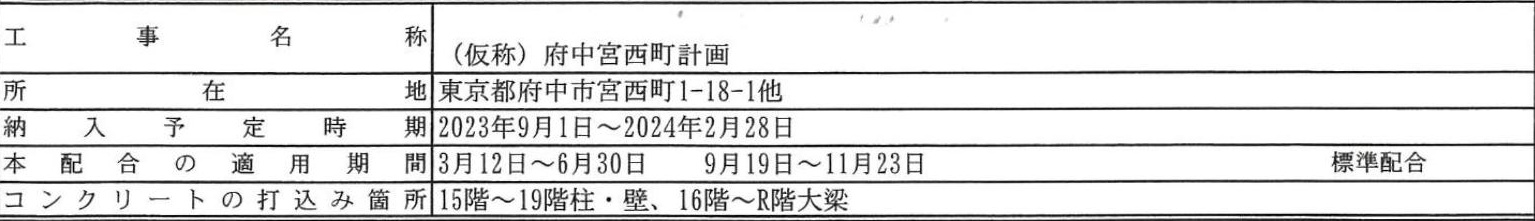
#> input picture OCR/cut_image_1.jpg, 1535 x 221 px; the run also reads 1 picture not shown here
$ jupyter execute cut.ipynb
#> lines starting #> are read from the running program, lines starting #| are printed output that depends on the picture
[cell 1]
import cv2
import numpy as np
import matplotlib.pyplot as plt

[cell 2]
# Hàm tính khoảng cách giữa hai đường thẳng trong hệ tọa độ cực (rho, theta)
def are_lines_close(rho1, theta1, rho2, theta2, threshold_rho = 10, threshold_theta=np.pi/32):
    return abs(rho1 - rho2) < threshold_rho and abs(theta1 - theta2) < threshold_theta

[cell 3]
# Ghép các đường thẳng gần nhau thành 1
def merge_lines(lines):
    if lines is None:
        return []

    merged_lines = []
    used = [False] * len(lines)  # Đánh dấu những đường đã sử dụng

    for i in range(len(lines)):
        if used[i]:
            continue

        rho1, theta1 = lines[i][0]
        similar_lines = [(rho1, theta1)]

        for j in range(i + 1, len(lines)):
            if used[j]:
                continue
            rho2, theta2 = lines[j][0]
            if are_lines_close(rho1, theta1, rho2, theta2):
                similar_lines.append((rho2, theta2))
                used[j] = True

        # Tính giá trị trung bình của các đường thẳng trong nhóm
        avg_rho = np.mean([l[0] for l in similar_lines])
        avg_theta = np.mean([l[1] for l in similar_lines])

        merged_lines.append((avg_rho, avg_theta))

    return merged_lines

[cell 4]
def cut_horizon(img, thresh):
    # Đọc ảnh và tìm cạnh
    image = cv2.imread(img)
    gray = cv2.cvtColor(image, cv2.COLOR_BGR2GRAY)
    edges = cv2.Canny(gray, 50, 150, apertureSize=3)

    # Sử dụng HoughLines để tìm đường thẳng
    lines = cv2.HoughLines(edges, 1, np.pi / 180, thresh)
    lines_0 = []
    if lines is not None:
        for line in lines:
            rho, theta = line[0]
            if theta < 17 * np.pi / 32 and theta > 15 * np.pi / 32:
                lines_0.append([(rho, theta)])

    # Ghép các đường thẳng
    merged_lines = merge_lines(lines_0)

    # Vẽ các đường thẳng đã ghép lên hình ảnh
    img_copy = image.copy()
    if merged_lines is not None:
        for line in merged_lines:
            rho, theta = line
            a = np.cos(theta)
            b = np.sin(theta)
            x0 = a * rho
            y0 = b * rho
            x1 = int(x0 + 10000 * (-b))
            y1 = int(y0 + 10000 * (a))
            x2 = int(x0 - 10000 * (-b))
            y2 = int(y0 - 10000 * (a))
            cv2.line(img_copy, (x1, y1), (x2, y2), (0, 255, 0), 2)

    # Hiển thị hình ảnh
    plt.figure(figsize = [16,8])
    plt.subplot(121); plt.imshow(edges, cmap="gray")
    plt.subplot(122); plt.imshow(cv2.cvtColor(img_copy, cv2.COLOR_BGR2RGB))
    plt.show()

    r =  sorted(merged_lines, key=lambda rect: rect[0], reverse= False)
    if r[0][0] > 10:
        r.insert(0, (0, 1.5707964))
    return r

[cell 5]
def cut_vertical(img, thresh):
    # Đọc ảnh và tìm cạnh
#> called with img = 'cut_image_1.jpg', thresh = 100
    image = cv2.imread(img)
#> image is the input picture: shape (221, 1535, 3); mean B, G, R 226.1, 226.1, 226.1
    gray = cv2.cvtColor(image, cv2.COLOR_BGR2GRAY)
    edges = cv2.Canny(gray, 50, 150, apertureSize=3)
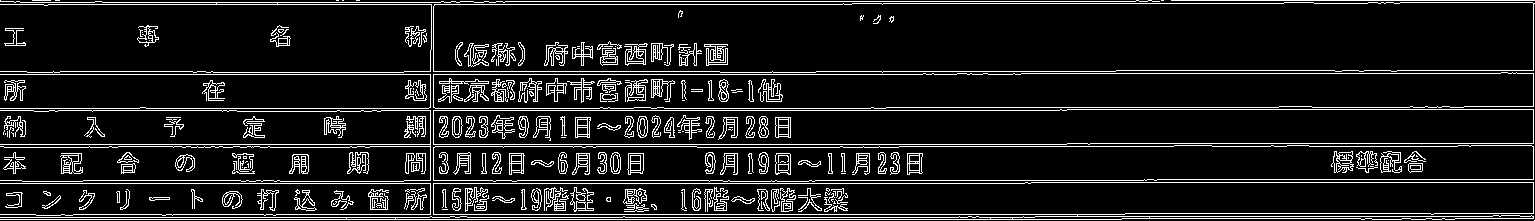
#> edges: shape (221, 1535); 10.9% white in thin lines or dots

    # Sử dụng HoughLines để tìm đường thẳng
    lines = cv2.HoughLines(edges, 1, np.pi / 180, thresh)
#> lines = 1231 rows, first 8: [219, 1.57], [214, 1.57], [144, 1.57], [183, 1.57], [217, 1.57], [74, 1.57], [146, 1.57], [110, 1.57]
    lines_0 = []
    if lines is not None:
        for line in lines:
            rho, theta = line[0]
            if theta < 1 * np.pi / 32:
                lines_0.append([(rho, theta)])
            if theta > 31 * np.pi / 32:
                lines_0.append([(-rho, np.pi - theta)])
#> this loop made 1231 passes
#> after the loop, lines_0 = [[(1533, 0)], [(433, 0)], [(430, 0)]]

    # Ghép các đường thẳng
    merged_lines = merge_lines(lines_0)
#> in merge_lines, `used = [False] * len(lines)`: used = [False, False, False]
#> the loop in merge_lines, `for i in range(len(lines)):` made 3 passes
#> (rho1, theta1, avg_rho, avg_theta) on passes 1 to 2: (1533, 0, 1533, 0), (433, 0, 431.5, 0)
#> after the loop in merge_lines, `for i in range(len(lines)):`: merged_lines = [(1533, 0), (431.5, 0)]; used = [False, False, True]
#> merged_lines = [(1533, 0), (431.5, 0)]

    # Vẽ các đường thẳng đã ghép lên hình ảnh
    img_copy = image.copy()
    if merged_lines is not None:
        for line in merged_lines:
            rho, theta = line
            a = np.cos(theta)
            b = np.sin(theta)
            x0 = a * rho
            y0 = b * rho
            x1 = int(x0 + 10000 * (-b))
            y1 = int(y0 + 10000 * (a))
            x2 = int(x0 - 10000 * (-b))
            y2 = int(y0 - 10000 * (a))
            cv2.line(img_copy, (x1, y1), (x2, y2), (0, 255, 0), 2)
#> this loop made 2 passes
#> (rho, theta, a, b, x0, y0, x1, y1) on passes 1 to 2: (1533, 0, 1, 0, 1533, 0, 1533, 10000), (431.5, 0, 1, 0, 431.5, 0, 431, 10000)

    # Hiển thị hình ảnh
    plt.figure(figsize = [16,8])
    plt.subplot(121); plt.imshow(edges, cmap="gray")
    plt.subplot(122); plt.imshow(cv2.cvtColor(img_copy, cv2.COLOR_BGR2RGB))
    plt.show()

    r = sorted(merged_lines, key=lambda rect: rect[0], reverse= False)
#> r = [(431.5, 0), (1533, 0)]
    if r[0][0] > 10:
        r.insert(0, (0,0))
    return r

[cell 6]
r = cut_vertical('cut_image_1.jpg',100)
#> r = [(0, 0), (431.5, 0), (1533, 0)]

[cell 7]
image = cv2.imread('cut_image_1.jpg')
cropped_image = image[:,int(r[1][0]):,:]
cv2.imwrite(f'cut_image_1_0.jpg', cropped_image)
#> Out = True

[cell 8]
r = cut_horizon('cut_image_1_0.jpg',500)
#> in cut_horizon, `lines = cv2.HoughLines(edges, 1, np.pi / 180, thresh)`: lines = 13 rows, first 8: [219, 1.57], [146, 1.57], [214, 1.57], [1, 1.57], [144, 1.57], [110, 1.57], [180, 1.57], [71, 1.57]
#> the loop in cut_horizon, `for line in lines:` made 13 passes
#> (line, rho) on passes 1 to 4: ([[219, 1.57]], 219), ([[146, 1.57]], 146), ([[214, 1.57]], 214), ([[1, 1.57]], 1)
#> after the loop in cut_horizon, `for line in lines:`: lines_0 = [[(219, 1.57)], [(146, 1.57)], [(214, 1.57)], [(1, 1.57)], [(144, 1.57)], [(110, 1.57)], [(180, 1.57)], [(71, 1.57)], [(183, 1.57)], [(217, 1.57)], [(74, 1.57)], [(107, 1.57)], [(3, 1.57)]]
#> the loop in merge_lines (call 2), `for i in range(len(lines)):` made 13 passes
#> (rho1, avg_rho) on passes 1, 2, 4, 6: (219, 216.7), (146, 145), (1, 2), (110, 108.5)
#> in cut_horizon, `merged_lines = merge_lines(lines_0)`: merged_lines = [(216.7, 1.57), (145, 1.57), (2, 1.57), (108.5, 1.57), (181.5, 1.57), (72.5, 1.57)]
#> the loop in cut_horizon, `for line in merged_lines:` made 6 passes
#> (line, rho, x0, y0, y1, y2) on passes 1 to 4: ((216.7, 1.57), 216.7, -9.47e-06, 216.7, 216, 216), ((145, 1.57), 145, -6.34e-06, 145, 144, 145), ((2, 1.57), 2, -8.74e-08, 2, 1, 2), ((108.5, 1.57), 108.5, -4.74e-06, 108.5, 108, 108)
#> in cut_horizon, `plt.show()`:
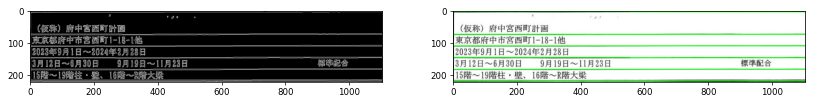
#> figure drawn by matplotlib, 2 panels
#> in cut_horizon, `r =  sorted(merged_lines, key=lambda rect: rect[0], reverse= False)`: r = [(2, 1.57), (72.5, 1.57), (108.5, 1.57), (145, 1.57), (181.5, 1.57), (216.7, 1.57)]

[cell 9]
image = cv2.imread('cut_image_1_0.jpg')
cropped_image = image[int(r[0][0]):int(r[1][0]),:,:]
#> cropped_image: shape (70, 1104, 3)
cv2.imwrite(f'F.jpg', cropped_image)

cropped_image = image[int(r[1][0]):int(r[2][0]),:,:]
cv2.imwrite(f'G.jpg', cropped_image)

cropped_image = image[int(r[2][0]):int(r[3][0]),:,:]
#> cropped_image: shape (37, 1104, 3)
cv2.imwrite(f'H.jpg', cropped_image)

cropped_image = image[int(r[3][0]):int(r[4][0]),:,:]
cv2.imwrite(f'I.jpg', cropped_image)

cropped_image = image[int(r[4][0]):int(r[5][0]),:,:]
cv2.imwrite(f'J.jpg', cropped_image)
#> Out = True

[cell 10]
r = cut_horizon('cut_image_2.jpg',900)
#> call 2 of cut_horizon, with img = 'cut_image_2.jpg', thresh = 900
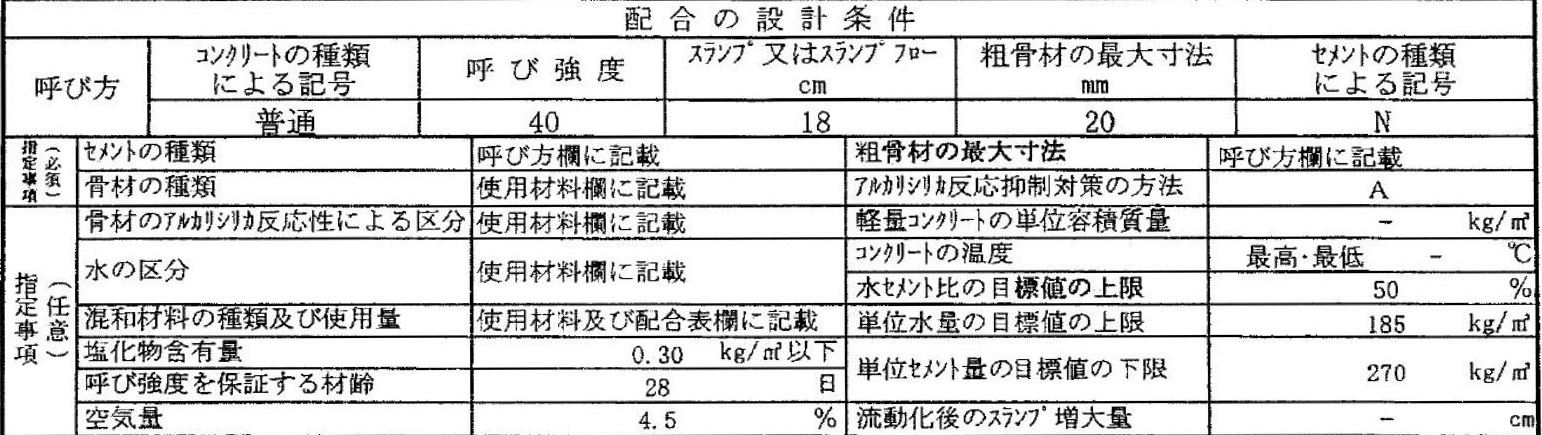
#> input picture OCR/cut_image_2.jpg, 1542 x 435 px
#> in cut_horizon, image is the input picture: shape (435, 1542, 3); min 0, max 255, mean 215.7
#> in cut_horizon (call 2), `lines = cv2.HoughLines(edges, 1, np.pi / 180, thresh)`: lines = 14 rows, first 8: [204, 1.57], [403, 1.57], [335, 1.57], [171, 1.57], [38, 1.57], [305, 1.57], [239, 1.57], [35, 1.57]
#> the loop in cut_horizon (call 2), `for line in lines:` made 14 passes
#> (line, rho) on passes 1 to 4: ([[204, 1.57]], 204), ([[403, 1.57]], 403), ([[335, 1.57]], 335), ([[171, 1.57]], 171)
#> after the loop in cut_horizon (call 2), `for line in lines:`: lines_0 = [[(204, 1.57)], [(403, 1.57)], [(335, 1.57)], [(171, 1.57)], [(38, 1.57)], [(305, 1.57)], [(239, 1.57)], [(35, 1.57)], [(207, 1.57)], [(303, 1.57)], [(98, 1.57)], [(134, 1.57)], [(237, 1.57)], [(400, 1.57)]]
#> in cut_horizon (call 2), `merged_lines = merge_lines(lines_0)`: merged_lines = [(205.5, 1.57), (401.5, 1.57), (335, 1.57), (171, 1.57), (36.5, 1.57), (304, 1.57), (238, 1.57), (98, 1.57), (134, 1.57)]
#> the loop in cut_horizon (call 2), `for line in merged_lines:` made 9 passes
#> (line, rho, x0, y0, y1, y2) on passes 1 to 4: ((205.5, 1.57), 205.5, -8.98e-06, 205.5, 205, 205), ((401.5, 1.57), 401.5, -1.76e-05, 401.5, 401, 401), ((335, 1.57), 335, -1.46e-05, 335, 334, 335), ((171, 1.57), 171, -7.47e-06, 171, 170, 171)
#> in cut_horizon (call 2), `r =  sorted(merged_lines, key=lambda rect: rect[0], reverse= False)`: r = [(36.5, 1.57), (98, 1.57), (134, 1.57), (171, 1.57), (205.5, 1.57), (238, 1.57), (304, 1.57), (335, 1.57), (401.5, 1.57)]
#> r = [(0, 1.57), (36.5, 1.57), (98, 1.57), (134, 1.57), (171, 1.57), (205.5, 1.57), (238, 1.57), (304, 1.57), (335, 1.57), (401.5, 1.57)]

[cell 11]
image = cv2.imread('cut_image_2.jpg')
cropped_image = image[int(r[2][0]):int(r[3][0]),:,:]
cv2.imwrite(f'cut_image_2_0.jpg', cropped_image)


cropped_image = image[int(r[3][0]):,:,:]
#> cropped_image: shape (301, 1542, 3)
cv2.imwrite(f'cut_image_2_1.jpg', cropped_image)
#> Out = True

[cell 12]
r = cut_vertical('cut_image_2_0.jpg',25)
#> in cut_vertical (call 2), `lines = cv2.HoughLines(edges, 1, np.pi / 180, thresh)`: lines = 448 rows, first 8: [2, 1.57], [0, 1.57], [26, 1.55], [19, 1.55], [22, 1.55], [-16, 1.59], [-22, 1.59], [6, 1.55]
#> the loop in cut_vertical (call 2), `for line in lines:` made 448 passes
#> the loop in cut_vertical (call 2), `for line in merged_lines:` made 7 passes
#> (rho, theta, b, x0, y0, x1, y1, x2) on passes 1 to 3: (3, 0.00873, 0.00873, 3, 0.0262, -84, 9999, 90), (664, 0.0175, 0.0175, 663.9, 11.59, 489, 10010, 838), (955.5, 0, 0, 955.5, 0, 955, 10000, 955)

[cell 13]
image = cv2.imread('cut_image_2_0.jpg')

cropped_image = image[:,int(r[1][0]):int(r[2][0]),:]
#> cropped_image: shape (36, 269, 3)
cv2.imwrite(f'K.jpg', cropped_image)

cropped_image = image[:,int(r[2][0]):int(r[3][0]),:]
#> cropped_image: shape (36, 247, 3)
cv2.imwrite(f'L.jpg', cropped_image)

cropped_image = image[:,int(r[3][0]):int(r[4][0]),:]
#> cropped_image: shape (36, 291, 3)
cv2.imwrite(f'M.jpg', cropped_image)

cropped_image = image[:,int(r[4][0]):int(r[5][0]),:]
#> cropped_image: shape (36, 279, 3)
cv2.imwrite(f'N.jpg', cropped_image)

cropped_image = image[:,int(r[5][0]):int(r[6][0]),:]
#> cropped_image: shape (36, 301, 3)
cv2.imwrite(f'O.jpg', cropped_image)
#> Out = True

[cell 14]
r = cut_vertical('cut_image_2_1.jpg',150)
#> call 3 of cut_vertical, with img = 'cut_image_2_1.jpg', thresh = 150
#> the loop in cut_vertical (call 3), `for line in lines:` made 1448 passes
#> line on passes 1 to 3: [[70, 1.57]], [[269, 1.57]], [[201, 1.57]]
#> the loop in cut_vertical (call 3), `for line in merged_lines:` made 5 passes
#> line on passes 1 to 4: (471.5, 0), (845.5, 0), (76.5, 0), (2, 0)
#> after the loop in cut_vertical (call 3), `for line in merged_lines:`:
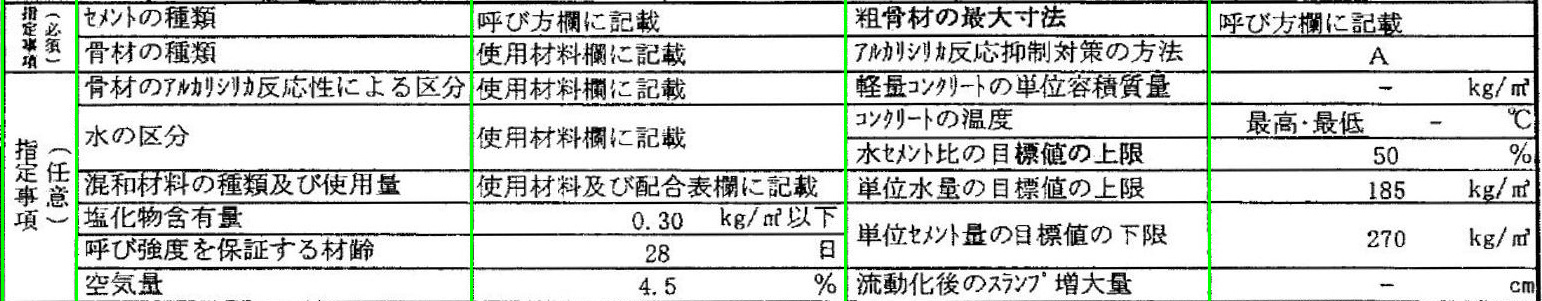
#> img_copy: shape (301, 1542, 3); mean B, G, R 210.5, 213, 210.5

[cell 15]
image = cv2.imread('cut_image_2_1.jpg')
cropped_image = image[:,int(r[2][0]):int(r[3][0]),:]
#> cropped_image: shape (301, 374, 3)
cv2.imwrite(f'cut_image_2_1_0.jpg', cropped_image)

cropped_image = image[:,int(r[4][0]):,:]
#> cropped_image: shape (301, 333, 3)
cv2.imwrite(f'cut_image_2_1_1.jpg', cropped_image)
#> Out = True

[cell 16]
r = cut_horizon('cut_image_2_1_0.jpg',200)
#> call 3 of cut_horizon, with img = 'cut_image_2_1_0.jpg', thresh = 200
#> in cut_horizon (call 3), `edges = cv2.Canny(gray, 50, 150, apertureSize=3)`:
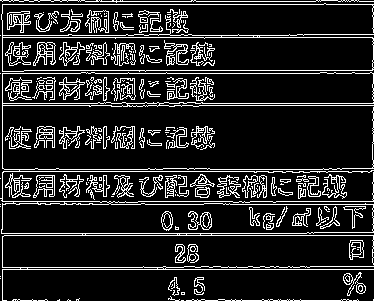
#> edges: shape (301, 374); 14.4% white in thin lines or dots
#> the loop in cut_horizon (call 3), `for line in lines:` made 17 passes
#> line on passes 1 to 4: [[269, 1.57]], [[4, 1.57]], [[37, 1.57]], [[235, 1.57]]
#> the loop in cut_horizon (call 3), `for line in merged_lines:` made 8 passes
#> line on passes 1 to 4: (268, 1.57), (2.5, 1.57), (36, 1.57), (234, 1.57)
#> after the loop in cut_horizon (call 3), `for line in merged_lines:`:
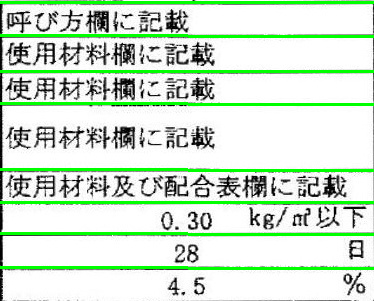
#> img_copy: shape (301, 374, 3); mean B, G, R 207.2, 227.5, 207.2

[cell 17]
image = cv2.imread('cut_image_2_1_0.jpg')
cropped_image = image[int(r[7][0]):,:,:]
#> cropped_image: shape (33, 374, 3)
cv2.imwrite(f'P.jpg', cropped_image)
#> Out = True

[cell 18]
r = cut_horizon('cut_image_2_1_1.jpg',200)
#> call 4 of cut_horizon, with img = 'cut_image_2_1_1.jpg', thresh = 200
#> in cut_horizon (call 4), `edges = cv2.Canny(gray, 50, 150, apertureSize=3)`:
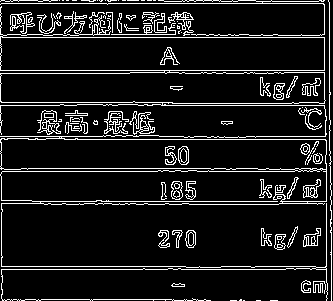
#> edges: shape (301, 333); 10.5% white in thin lines or dots
#> the loop in cut_horizon (call 4), `for line in lines:` made 12 passes
#> the loop in cut_horizon (call 4), `for line in merged_lines:` made 8 passes
#> line on passes 1 to 4: (71.5, 1.57), (37, 1.57), (3, 1.57), (267.5, 1.57)
#> after the loop in cut_horizon (call 4), `for line in merged_lines:`:
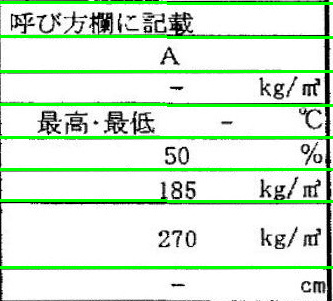
#> img_copy: shape (301, 333, 3); mean B, G, R 214.2, 234.5, 214.2

[cell 19]
image = cv2.imread('cut_image_2_1_1.jpg')

cropped_image = image[int(r[4][0]):int(r[5][0]),:,:]
#> cropped_image: shape (32, 333, 3)
cv2.imwrite(f'Q.jpg', cropped_image)

cropped_image = image[int(r[5][0]):int(r[6][0]),:,:]
cv2.imwrite(f'R.jpg', cropped_image)

cropped_image = image[int(r[6][0]):int(r[7][0]),:,:]
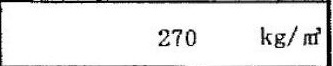
#> cropped_image: shape (66, 333, 3); min 0, max 255, mean 233.4
cv2.imwrite(f'S.jpg', cropped_image)
#> Out = True

[cell 20]
r = cut_horizon('cut_image_3.jpg',1000)
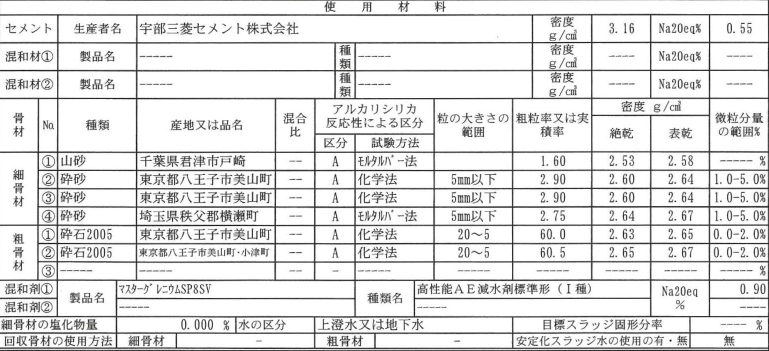
#> input picture OCR/cut_image_3.jpg, 1537 x 702 px (shown at 1/2 size)
#> in cut_horizon, image is the input picture: shape (702, 1537, 3); mean B, G, R 225, 225, 225
#> the loop in cut_horizon (call 5), `for line in lines:` made 24 passes
#> line on passes 1 to 4: [[667, 1.57]], [[28, 1.57]], [[449, 1.57]], [[561, 1.57]]
#> the loop in cut_horizon (call 5), `for line in merged_lines:` made 17 passes
#> line on passes 1 to 4: (667, 1.57), (29.5, 1.57), (449, 1.57), (560, 1.57)

[cell 21]
image = cv2.imread('cut_image_3.jpg')

cropped_image = image[int(r[1][0]):int(r[2][0]),:,:]
cv2.imwrite(f'cut_image_3_00.jpg', cropped_image)

cropped_image = image[int(r[2][0]):int(r[4][0]),:,:]
cv2.imwrite(f'cut_image_3_0.jpg', cropped_image)

cropped_image = image[int(r[5][0]):int(r[-3][0]),:,:]
cv2.imwrite(f'cut_image_3_1.jpg', cropped_image)
#> Out = True

[cell 22]
r=cut_vertical('cut_image_3_00.jpg',30)

[cell 23]
image = cv2.imread('cut_image_3_00.jpg')
cropped_image = image[:,int(r[2][0]):int(r[3][0]),:]
cv2.imwrite(f'T.jpg', cropped_image)
#> Out = True

[cell 24]
r1 = cut_vertical('cut_image_3_0.jpg',80)

[cell 25]
r2 = cut_horizon('cut_image_3_0.jpg',800)

[cell 26]
image = cv2.imread('cut_image_3_0.jpg')
cropped_image = image[int(r2[0][0]):int(r2[1][0]),int(r1[2][0]):int(r1[3][0]),:]
cv2.imwrite(f'U.jpg', cropped_image)

cropped_image = image[int(r2[1][0]):,int(r1[2][0]):int(r1[3][0]),:]
cv2.imwrite(f'V.jpg', cropped_image)

cropped_image = image[int(r2[0][0]):int(r2[1][0]),int(r1[4][0]):int(r1[5][0]),:]
cv2.imwrite(f'W.jpg', cropped_image)

cropped_image = image[int(r2[1][0]):,int(r1[4][0]):int(r1[5][0]),:]
cv2.imwrite(f'X.jpg', cropped_image)
#> Out = True

[cell 27]
image = cv2.imread('cut_image_3_1.jpg')
cropped_image = image[:,:200,:]
cv2.imwrite(f'tmp.jpg', cropped_image)


r = cut_horizon('tmp.jpg',150)

[cell 28]
image = cv2.imread('cut_image_3_1.jpg')
cropped_image = image[int(r[0][0]):int(r[1][0]),:,:]
cv2.imwrite(f'cut_image_3_1_0.jpg', cropped_image)

cropped_image = image[int(r[1][0]):int(r[2][0]),:,:]
cv2.imwrite(f'cut_image_3_1_1.jpg', cropped_image)

cropped_image = image[int(r[2][0]):,:,:]
cv2.imwrite(f'cut_image_3_1_2.jpg', cropped_image)
#> Out = True

[cell 29]
r1 = cut_horizon('cut_image_3_1_0.jpg',1000)

[cell 30]
r2 = cut_vertical('cut_image_3_1_0.jpg',100)

[cell 31]
image = cv2.imread('cut_image_3_1_0.jpg')

for i in range(4):
    try:
        # if i == 3:
        #     cropped_image = image[int(r1[i][0]):,int(r2[2][0]):int(r2[3][0]),:]
        # else:
        cropped_image = image[int(r1[i][0]):int(r1[i+1][0]),int(r2[2][0]):int(r2[3][0]),:]
    except:
        pass
    cv2.imwrite(f'1_1_{i}.jpg', cropped_image)

for i in range(4):
    try:
        # if i == 3:
        #     cropped_image = image[int(r1[i][0]):,int(r2[3][0]):int(r2[4][0]),:]
        # else:
        cropped_image = image[int(r1[i][0]):int(r1[i+1][0]),int(r2[3][0]):int(r2[4][0]),:]
    except:
        pass
    cv2.imwrite(f'1_2_{i}.jpg', cropped_image)

[cell 32]
r1 = cut_horizon('cut_image_3_1_1.jpg',1000)

[cell 33]
r2 = cut_vertical('cut_image_3_1_1.jpg',100)

[cell 34]
image = cv2.imread('cut_image_3_1_1.jpg')

for i in range(4):
    try:
        # if i == 3:
        #     cropped_image = image[int(r1[i][0]):,int(r2[2][0]):int(r2[3][0]),:]
        # else:
        cropped_image = image[int(r1[i][0]):int(r1[i+1][0]),int(r2[2][0]):int(r2[3][0]),:]
    except:
        pass
    cv2.imwrite(f'2_1_{i}.jpg', cropped_image)

for i in range(4):
    try:
        # if i == 3:
        #     cropped_image = image[int(r1[i][0]):,int(r2[3][0]):int(r2[4][0]),:]
        # else:
        cropped_image = image[int(r1[i][0]):int(r1[i+1][0]),int(r2[3][0]):int(r2[4][0]),:]
    except:
        pass
    cv2.imwrite(f'2_2_{i}.jpg', cropped_image)

[cell 35]
r1 = cut_horizon('cut_image_3_1_2.jpg',1000)

[cell 36]
r2 = cut_vertical('cut_image_3_1_2.jpg',60)

[cell 37]
image = cv2.imread('cut_image_3_1_2.jpg')

for i in range(3):
    try:
        # if i == 3:
        #     cropped_image = image[int(r1[i][0]):,int(r2[2][0]):int(r2[3][0]),:]
        # else:
        cropped_image = image[int(r1[i][0]):int(r1[i+1][0]),int(r2[2][0]):int(r2[3][0]),:]
    except:
        pass
    cv2.imwrite(f'3_1_{i}.jpg', cropped_image)

for i in range(3):
    try:
        # if i == 3:
        #     cropped_image = image[int(r1[i][0]):,int(r2[3][0]):int(r2[4][0]),:]
        # else:
        cropped_image = image[int(r1[i][0]):int(r1[i+1][0]),int(r2[4][0]):int(r2[5][0]),:]
    except:
        pass
    cv2.imwrite(f'3_2_{i}.jpg', cropped_image)

[cell 38]
r = cut_horizon('cut_image_4.jpg',1000)

[cell 39]
image = cv2.imread('cut_image_4.jpg')

cropped_image = image[int(r[1][0]):int(r[4][0]),:,:]
cv2.imwrite(f'cut_image_4_0.jpg', cropped_image)

cropped_image = image[int(r[4][0]):int(r[5][0]),:,:]
cv2.imwrite(f'cut_image_4_1.jpg', cropped_image)
#> Out = True

[cell 40]
r1 = cut_vertical('cut_image_4_0.jpg',90)

[cell 41]
r2 = cut_horizon('cut_image_4_0.jpg',900)

[cell 42]
image = cv2.imread('cut_image_4_0.jpg')
cropped_image = image[int(r2[2][0]):,int(r1[0][0]):int(r1[1][0]),:]
cv2.imwrite(f'AS.jpg', cropped_image)

cropped_image = image[int(r2[2][0]):,int(r1[2][0]):int(r1[3][0]),:]
cv2.imwrite(f'AV.jpg', cropped_image)


cropped_image = image[int(r2[2][0]):,int(r1[1][0]):int(r1[2][0]),:]
cv2.imwrite(f'cut_image_4_0_0.jpg', cropped_image)


cropped_image = image[int(r2[2][0]):,int(r1[3][0]):int(r1[4][0]),:]
cv2.imwrite(f'cut_image_4_0_1.jpg', cropped_image)


cropped_image = image[int(r2[2][0]):,int(r1[4][0]):int(r1[5][0]),:]
cv2.imwrite(f'cut_image_4_0_2.jpg', cropped_image)


cropped_image = image[int(r2[2][0]):,int(r1[5][0]):,:]
cv2.imwrite(f'cut_image_4_0_3.jpg', cropped_image)
#> Out = True

[cell 43]
r = cut_vertical('cut_image_4_1.jpg',30)

[cell 44]
image = cv2.imread('cut_image_4_1.jpg')
cropped_image = image[:,int(r[1][0]):int(r[2][0]),:]
cv2.imwrite(f'BF.jpg', cropped_image)

cropped_image = image[:,int(r[3][0]):int(r[4][0]),:]
cv2.imwrite(f'BG.jpg', cropped_image)

cropped_image = image[:,int(r[5][0]):,:]
cv2.imwrite(f'BH.jpg', cropped_image)
#> Out = True
